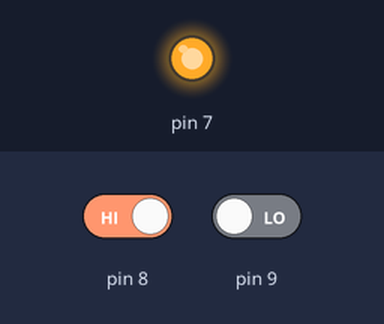
The sketch below on a simulated Arduino Uno, built with avr-gcc and run on an emulated ATmega328P. Shown: output pins drawn as LEDs (lit = HIGH). The inputs (shaded band) are chosen by the test bench; at power-on: pin 8 HIGH, pin 9 LOW.

Above: at 1.2 s.
1.3 s: pin 8 driven LOW
At 1.8 s:
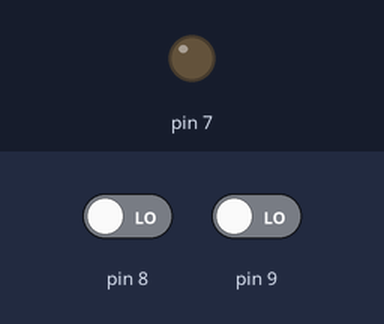
2.8 s: pin 8 driven HIGH
At 4.0 s:
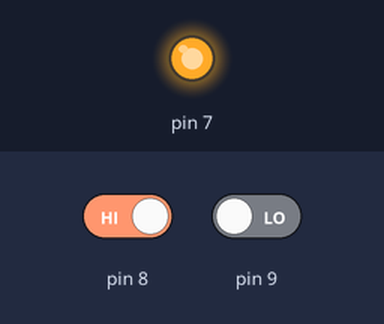
4.3 s: pin 9 driven HIGH
At 5.2 s:
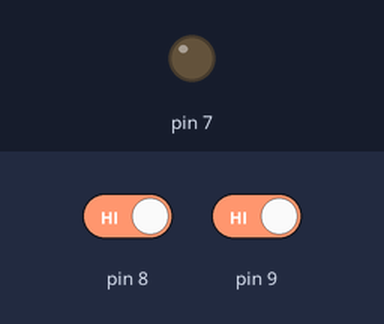
Timing chart, 0 to 7.3 s (numbered marks = the images above; inputs shaded):
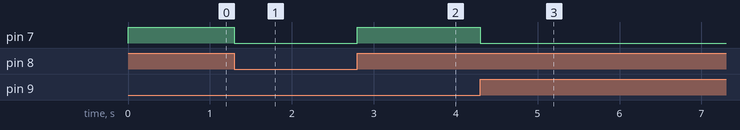

Measured:
- after the input at 1.3 s, pin 7: HIGH → LOW at once
- after the input at 2.8 s, pin 7: LOW → HIGH at once
- after the input at 4.3 s, pin 7: HIGH → LOW at once

The sketch:

xor1.ino
```cpp
void setup()
{
  pinMode(7, OUTPUT);
  pinMode(8, INPUT);
  pinMode(9, INPUT);
}

void loop()
{
  if (digitalRead(8)!=digitalRead(9))
      digitalWrite(7,HIGH);
  else
      digitalWrite(7,LOW);

}
```
